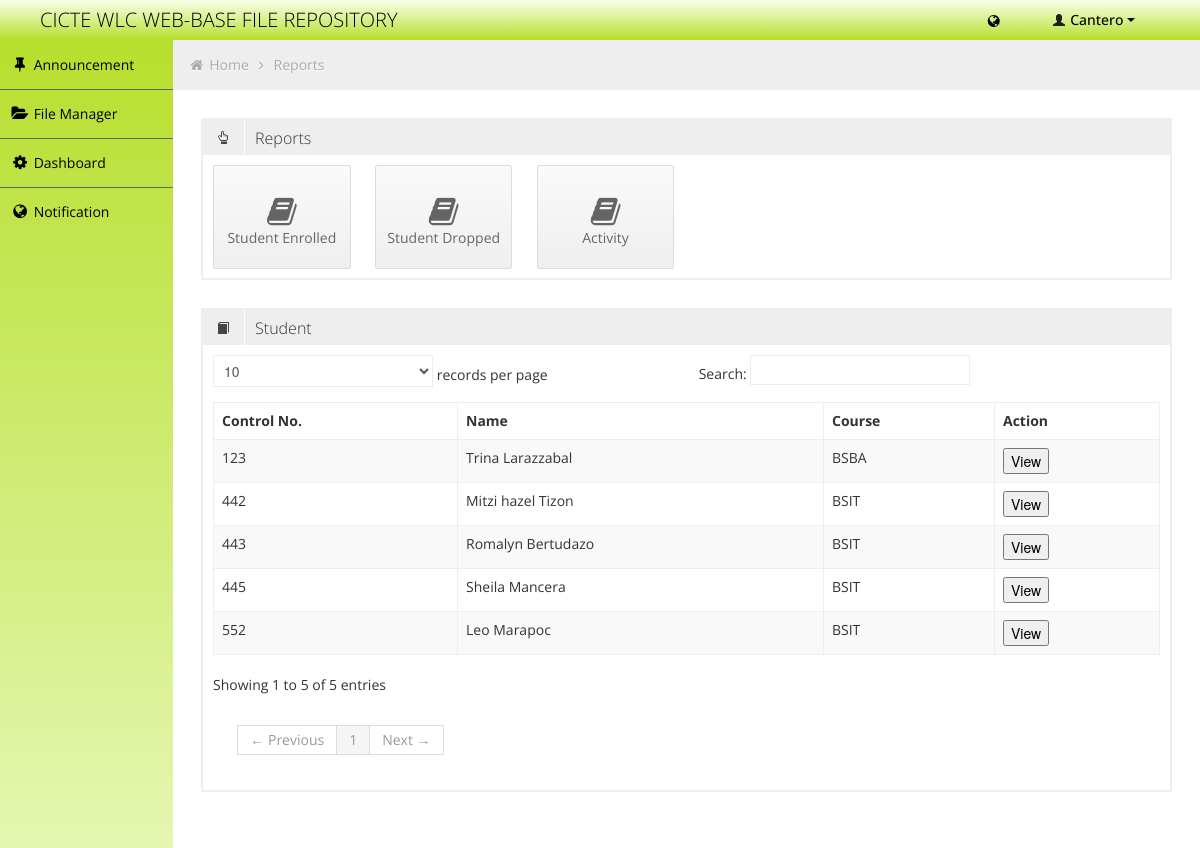
The app's page /reports.php?Student=Student (signed in) with its own data.
### tables this page shows
CREATE TABLE `fr_staff` (
  `id` int(11) NOT NULL auto_increment,
  `user_id` int(11) NOT NULL,
  `FirstN` varchar(50) NOT NULL,
  `LastN` varchar(50) NOT NULL,
  `midN` varchar(50) NOT NULL,
  PRIMARY KEY  (`id`)
);

CREATE TABLE `fr_stud` (
  `id` int(11) NOT NULL auto_increment,
  `user_id` int(11) NOT NULL,
  `ControlNo` int(11) NOT NULL,
  `FName` varchar(50) NOT NULL,
  `LName` varchar(50) NOT NULL,
  `Mname` varchar(50) NOT NULL,
  `Course` varchar(30) NOT NULL,
  `Year` varchar(30) NOT NULL,
  `size` int(11) NOT NULL,
  PRIMARY KEY  (`id`),
  UNIQUE KEY `ControlNo` (`ControlNo`)
);

### reports.php (the view, shortened to what this page needs)
<!DOCTYPE html>
<html lang="en">
<head>
	<link id="bootstrap-style" href="css/bootstrap.min.css" rel="stylesheet">
	<link href="css/bootstrap-responsive.min.css" rel="stylesheet">
	<link id="base-style" href="css/style.css" rel="stylesheet">
	<link id="base-style-responsive" href="css/style-responsive.css" rel="stylesheet">
</head>
<body >
	<?php include('php/header.php'); ?>
	<div class="container-fluid-full">
		<div class="row-fluid">
			<?php include('php/menu.php'); ?>
			<div id="content" class="span10">
				<ul class="breadcrumb">
					<li>
						<i class="icon-home"></i>
						<a href="index.php">Home</a>
						<i class="icon-angle-right"></i>
					</li>
					<li><a href="">Reports</a></li>
				</ul>
				<div class="row-fluid">
					<div class="box defualt span12">
						<div class="box-header">
							<h2><i class="halflings-icon hand-top"></i><span class="break"></span>Reports</h2>
						</div>
						<div class="box-content">
							<a href="reports.php?subject=Enrolled" class="quick-button span2">
								<i class="icon-book"></i>
								<p>Student Enrolled</p>
							</a>
							<a href="reports.php?subject=Dropped" class="quick-button span2">
								<i class="icon-book"></i>
								<p>Student Dropped</p>
							</a>
							<a href="reports.php?activity=activity" class="quick-button span2">
								<i class="icon-book"></i>
								<p>Activity</p>
							</a>
							<div class="clearfix"></div>
						</div>
					</div>
				</div>
				<div class="row-fluid sortable">
					<div class="box span12">
						<?php
							if(isset($_GET['Student']) && $_GET['Student'] == 'Student')
							{
						?>
								<div class="box-header" data-original-title>
									<h2><i class="halflings-icon book"></i><span class="break"></span>Student</h2>
								</div>
								<div class="box-content">
									<table class="table table-striped table-bordered bootstrap-datatable datatable">
									  <thead>
										  <tr>
										  	<th class="group-word">Control No.</th>
			              					<th class="group-false">Name</th>
			              					<th class="group-false">Course</th>
			              					<th class="group-false">Action</th>
										  </tr>
									  </thead>
									  <tbody>
									  	<?php
									  			 $result = mysql_query("SELECT * FROM fr_stud");
											 	if(mysql_num_rows($result) > 0)
											 	{
											 		while ($row = mysql_fetch_array($result))
											 		{
											 ?>
											 		<tr>
											 			<td><?php echo $row['ControlNo']; ?></td>
			              								<td><?php echo $row['FName'].' '.$row['Mname'].' '.$row['LName'] ; ?></td>
												    	<td><?php echo $row['Course']; ?></td>
												    	<td><a href="reports/student.php?view=student&&user_id=<?php echo $row['user_id']; ?>"><button>View</button></a></td>
												    </tr>
											<?php
													}
												}
											?>
									  </tbody>
								  </table>
								</div>
						<?php
							}
						?>
					</div>
				</div>
			</div>
		</div>
	</div>
</body>
</html>

### php/header.php (shortened to what this page needs)
<?php
		if($_SESSION['UserLvl'] == 1)
		{
			$result1 = mysql_query("SELECT * FROM fr_stud WHERE user_id = '".$_SESSION['user_id']."'");
			$row1 = mysql_fetch_array($result1);
			$name = $row1['FName'];
			$lname = $row1['LName'];
		}
		else  if($_SESSION['UserLvl'] >= 3)
		{
			$result1 = mysql_query("SELECT * FROM fr_staff WHERE user_id = '".$_SESSION['user_id']."'");
			$row1 = mysql_fetch_array($result1);
			$name = $row1['FirstN'];
		}
?>
<div class="navbar">
	<div class="navbar-inner">
		<div class="container-fluid">
			<a class="brand" href=""><span>CICTE WLC WEB-BASE FILE REPOSITORY</span></a>
			<div class="nav-no-collapse header-nav">
				<ul class="nav pull-right">
					<li class="dropdown hidden-phone">
								<a class="btn dropdown-toggle" data-toggle="dropdown" href="#">
										<i class="icon-globe"></i>
								</a>
					</li>
					<li class="dropdown">
						<a class="btn dropdown-toggle" data-toggle="dropdown" href="#">
							<i class="halflings-icon white user"></i> <?php echo $name; ?>
							<span class="caret"></span>
						</a>
					</li>
				</ul>
			</div>
		</div>
	</div>
</div>

### css/style-responsive.css (style rules this page uses)
@media (min-width: 1200px) { .container-fluid-full { overflow: hidden; position: relative; height: 100%; } }
@media (min-width: 1200px) { #content { width: 85.578%; padding: 28px; margin: 0px 0px; margin-left: 14.422% !important; } }

### css/halflings.css (style rules this page uses)
html, html .halflings { -webkit-font-smoothing: antialiased !important; }
.halflings-icon { display: inline-block; width: 14px; height: 14px; line-height: 14px; vertical-align: text-top; background-image: url(../img/glyphicons_halflings.svg); background-position: 0 0; background-repeat: no-repeat; vertical-align: top; *display: inline; *zoom: 1; *margin-right: .3em; }
.halflings-icon.user { background-position: -168px 0; }
.halflings-icon.book { background-position: -48px -48px; }
.halflings-icon.hand-top { background-position: -192px -144px; }

### records on screen
fr_staff: FirstN "Cantero"
fr_stud: ControlNo "552", FName "Leo", LName "Marapoc", Course "BSIT"
fr_stud: ControlNo "445", FName "Sheila", LName "Mancera", Course "BSIT"
fr_stud: ControlNo "443", FName "Romalyn", LName "Bertudazo", Course "BSIT"
fr_stud: ControlNo "123", FName "Trina", LName "Larazzabal", Course "BSBA"
fr_stud: ControlNo "442", FName "Mitzi hazel", LName "Tizon", Course "BSIT"
